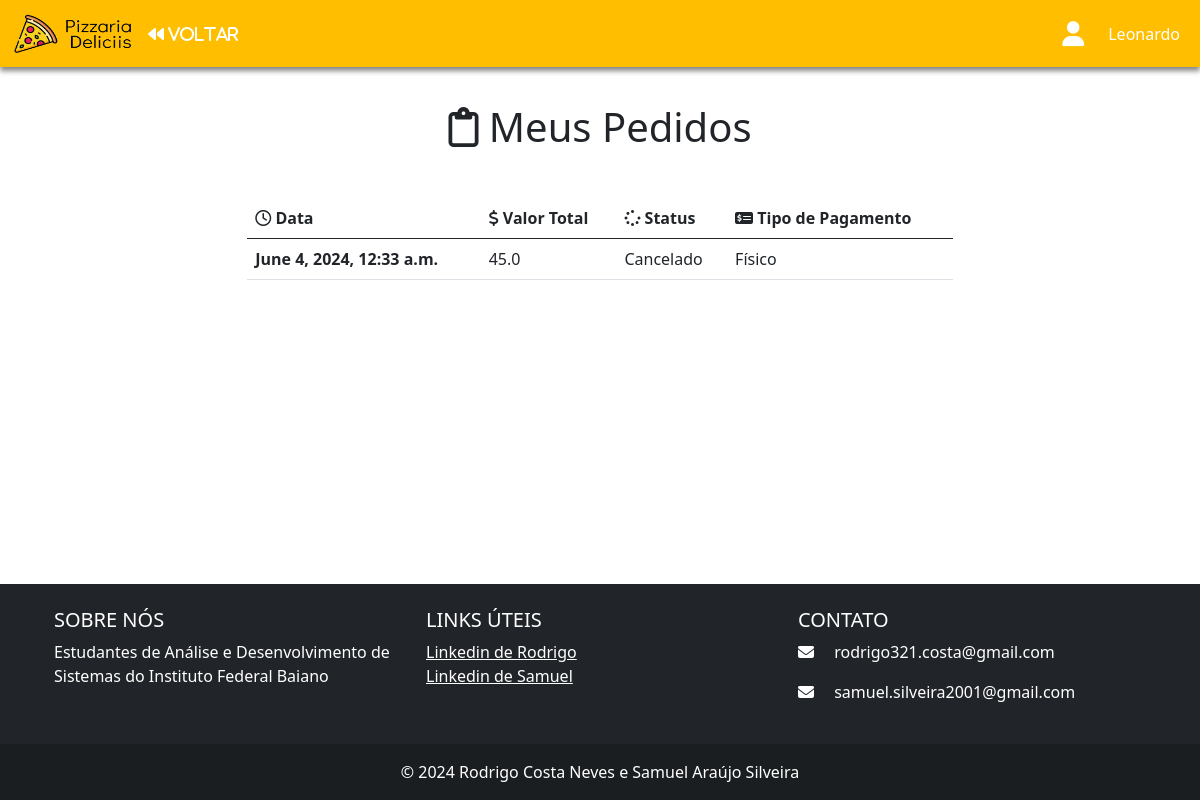
The page /meuspedidos/ (signed in) on the database its author committed.
### usuario/models.py (models this page shows, shortened)
class CustomUser(AbstractUser):
    TIPO_CHOICES = (
        ('A', 'Administrador'),
        ('B', 'Usuário'),
    )
    nome = models.CharField(max_length=100, blank=True)
    cpf = models.CharField(max_length=14, blank=True, unique=True)
    telefone = models.CharField(max_length=20, blank=True, unique=True)
    tipo = models.CharField(max_length=1, choices=TIPO_CHOICES, default='B')

### pagamento/models.py (models this page shows, shortened)
class Pedido(models.Model):
    usuario = models.ForeignKey(
        CustomUser,
        on_delete=models.CASCADE,
    )
    endereco = models.ForeignKey(
        Endereco,
        on_delete=models.CASCADE,
    )
    tipo_pagamento =  models.CharField(max_length=30,default="fisico")
    status = models.CharField(max_length=30)
    valorTotal = models.FloatField(default=0)
    quantidadeTotal = models.IntegerField(default=0)
    data_pedido = models.DateTimeField(auto_now_add=True)

### usuario/views.py (the view)
# urls.py: path('meuspedidos/', views.meuspedidos, name='meuspedidos'),
def meuspedidos(request):
    if request.user.is_authenticated:
        user = request.user
        pedidos =  Pedido.objects.filter(usuario=user).order_by('-data_pedido')
        return render(request, 'meuspedidos.html', {'user':user, 'pedidos':pedidos})
    else:
        return render(request,"login.html",{'error':'Você não está logado.'})

### usuario/templates/meuspedidos.html (shortened to what this page needs)
{% load static %}
<!DOCTYPE html>
<html lang="en">
<head>
  <link href="https://cdn.jsdelivr.net/npm/bootstrap@5.0.2/dist/css/bootstrap.min.css" rel="stylesheet"
>
  <link rel="stylesheet" href="{% static 'css/meuspedidos.css' %}">
</head>
<body>
  <nav class="navbar navbar-expand-lg" id="nav" style="background-color: #FFBF00">
    <div class="container-fluid">
      <a class="navbar-brand" href="{% url 'lista' %}" style="color: white">
        <img src="{% static 'img/Pizzaria(1).png' %}" alt="" width="120" height="40" class="d-inline-block align-text-top">
      </a>
      <div class="collapse navbar-collapse" id="navbarNav">
        <div id="cart">
          <a href="{% url 'usernavpage' %}" style="color: white; text-decoration: none;">
            <i class="fa-solid fa-backward"> VOLTAR</i>
          </a>
        </div>
        <ul class="navbar-nav ms-auto">
          <li class="nav-item" id="logo">
            <a class="navbar-brand" href="#">
              <i class="fa-solid fa-user fa-lg" style="color: white; margin-top: 20px;"></i>
            </a>
          </li>
          <li class="nav-item">
            <a class="nav-link active" aria-current="page" href="#" style="color: white">{{user.nome}}</a>
          </li>
        </ul>
      </div>
    </div>
  </nav>
  <div class="container-fluid" id="section">
    <h1 style="margin-bottom: 4%;"><i class="fa-regular fa-clipboard"></i>  Meus Pedidos</h1>
    <table class="table">
      <thead class="thead-dark">
        <tr>
          <th scope="col"><i class="fa-regular fa-clock"></i> Data</th>
          <th scope="col"><i class="fa-solid fa-dollar-sign"></i>  Valor Total</th>
          <th scope="col"><i class="fa-solid fa-spinner"></i>  Status</th>
          <th scope="col"><i class="fa-solid fa-money-check-dollar"></i> Tipo de Pagamento</th>
        </tr>
      </thead>
      <tbody>
        {% if pedidos %}
          {% for pedido in pedidos %}
            <tr>
              <th scope="row">{{pedido.data_pedido}}</th>
              <td>{{pedido.valorTotal}}</td>
              <td>{{pedido.status}}</td>
              <td>{{pedido.tipo_pagamento}}</td>
            </tr>
          {% endfor %}
        {% else %}
          <tr>
            <th scope="row">Nenhum Produto Registrado</th>
          </tr>
        {% endif %}
      </tbody>
    </table>
  </div>
  <footer class="bg-dark text-white text-center text-lg-start">
    <div class="container p-4">
      <div class="row">
        <div class="col-lg-4 col-md-6 mb-4 mb-md-0">
          <h5 class="text-uppercase">Sobre nós</h5>
          <p>
            Estudantes de Análise e Desenvolvimento de Sistemas do Instituto Federal Baiano
          </p>
        </div>
        <div class="col-lg-4 col-md-6 mb-4 mb-md-0">
          <h5 class="text-uppercase">Links úteis</h5>
          <ul class="list-unstyled mb-0">
            <li>
              <a href="https://www.linkedin.com/in/rodrigo-costa-411038255/" target="_blank" class="text-white">Linkedin
                de Rodrigo</a>
            </li>
            <li>
              <a href="https://www.linkedin.com/in/samuel-ara%C3%BAjo-silveira-b205711a4/" target="_blank"
                class="text-white">Linkedin de Samuel</a>
            </li>
          </ul>
        </div>
        <div class="col-lg-4 col-md-12 mb-4 mb-md-0">
          <h5 class="text-uppercase">Contato</h5>
          <ul class="list-unstyled">
            <li>
              <p>
                <i class="fas fa-envelope me-3"></i> rodrigo321.costa@gmail.com
              </p>
            </li>
            <li>
              <p>
                <i class="fas fa-envelope me-3"></i> samuel.silveira2001@gmail.com
              </p>
            </li>
          </ul>
        </div>
      </div>
    </div>
    <div class="text-center p-3" style="background-color: rgba(0, 0, 0, 0.2);">
      © 2024 Rodrigo Costa Neves e Samuel Araújo Silveira
    </div>
  </footer>
</body>
</html>

### usuario/static/css/meuspedidos.css (style rules this page uses)
html { height: 100%; }
body { min-height: 100%; margin: 0; }
footer { height: 50px; background: PapayaWhip; }
body { display: table; width: 100%; padding: 0; margin: 0; }
body>footer { display: table-row; }
#nav { -webkit-box-shadow: 0px 4px 5px 0px rgba(0, 0, 0, 0.47); -moz-box-shadow: 0px 4px 5px 0px rgba(0, 0, 0, 0.47); box-shadow: 0px 4px 5px 0px rgba(0, 0, 0, 0.47); }
#section { width: 100%; display: flex; flex-direction: column; align-items: center; justify-content: center; margin-top: 3%; margin-bottom: 7%; }
.table { width: 60%; }

### rows shown on the page
CustomUser: nome "Leonardo"
Pedido: data_pedido "June 4, 2024, 12:33 a.m.", valorTotal "45.0", status "Cancelado", tipo_pagamento "Físico"
